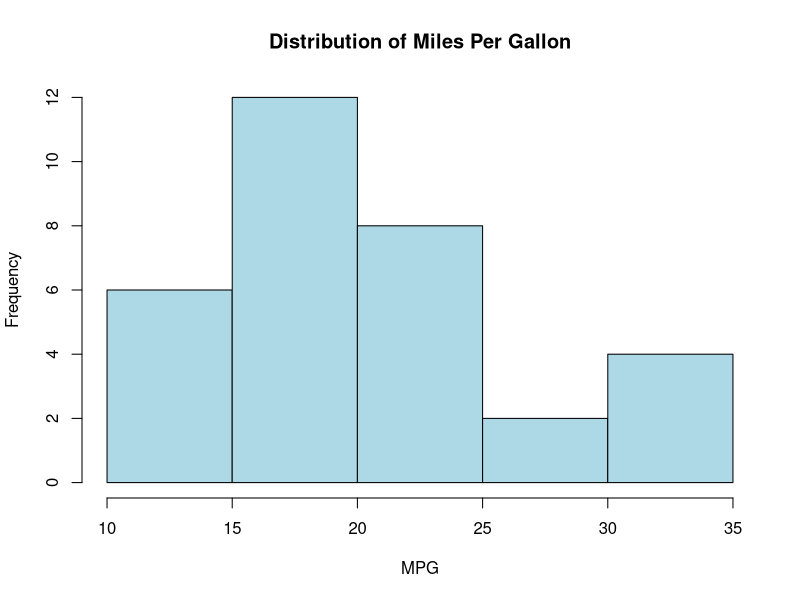

This chart was generated by the following R code:
## ---- chunk 1
summary(mtcars)
## ---- chunk 2
hist(mtcars$mpg,
     main = "Distribution of Miles Per Gallon",
     xlab = "MPG",
     col = "lightblue")
